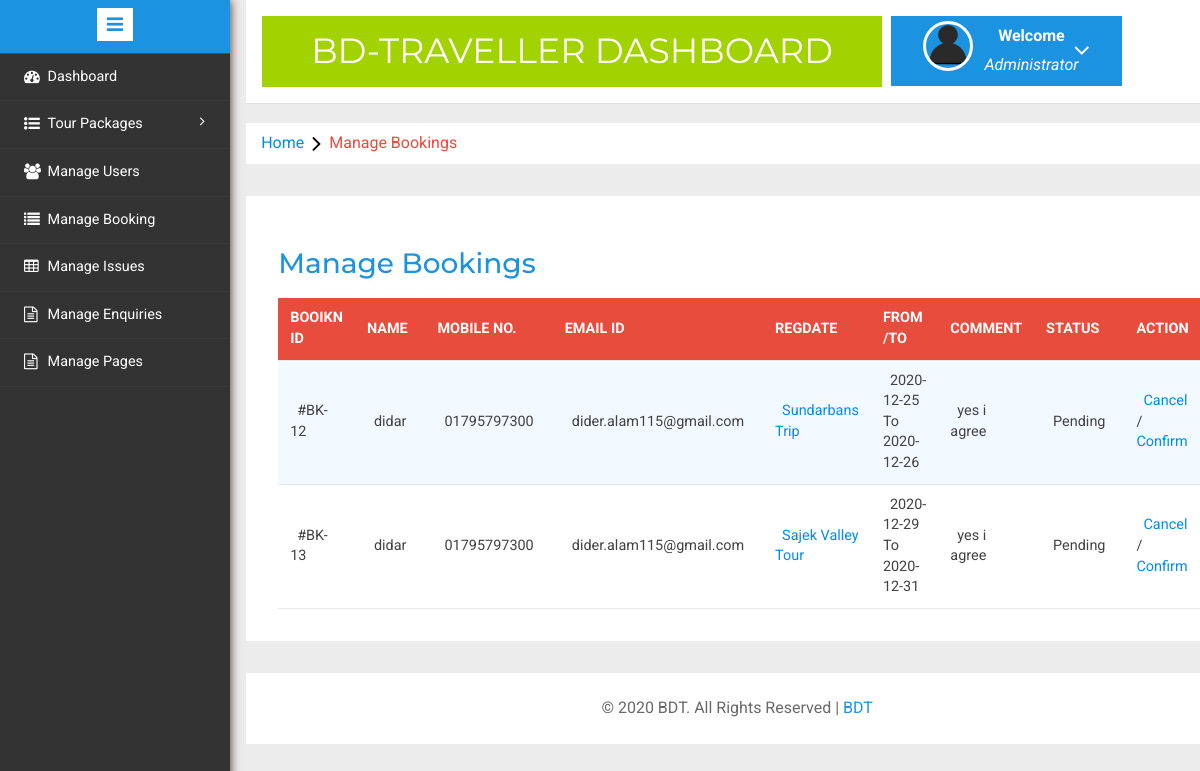
/admin/manage-bookings.php (signed in), run on the app's committed database.
### tables this page shows
CREATE TABLE `tblusers` (
  `id` int(11) NOT NULL,
  `FullName` varchar(100) DEFAULT NULL,
  `MobileNumber` char(11) DEFAULT NULL,
  `EmailId` varchar(70) DEFAULT NULL,
  `Password` varchar(100) DEFAULT NULL,
  `RegDate` timestamp NULL DEFAULT current_timestamp(),
  `UpdationDate` timestamp NULL DEFAULT NULL ON UPDATE current_timestamp()
);

CREATE TABLE `tblbooking` (
  `BookingId` int(11) NOT NULL,
  `PackageId` int(11) DEFAULT NULL,
  `UserEmail` varchar(100) DEFAULT NULL,
  `FromDate` varchar(100) DEFAULT NULL,
  `ToDate` varchar(100) DEFAULT NULL,
  `Comment` mediumtext DEFAULT NULL,
  `RegDate` timestamp NULL DEFAULT current_timestamp(),
  `status` int(11) DEFAULT NULL,
  `CancelledBy` varchar(5) DEFAULT NULL,
  `UpdationDate` timestamp NULL DEFAULT NULL ON UPDATE current_timestamp()
);

CREATE TABLE `tbltourpackages` (
  `PackageId` int(11) NOT NULL,
  `PackageName` varchar(200) DEFAULT NULL,
  `PackageType` varchar(150) DEFAULT NULL,
  `PackageLocation` varchar(100) DEFAULT NULL,
  `PackagePrice` int(11) DEFAULT NULL,
  `PackageFetures` varchar(255) DEFAULT NULL,
  `PackageDetails` mediumtext DEFAULT NULL,
  `PackageImage` varchar(100) DEFAULT NULL,
  `Creationdate` timestamp NULL DEFAULT current_timestamp(),
  `UpdationDate` timestamp NULL DEFAULT NULL ON UPDATE current_timestamp()
);

### admin/manage-bookings.php (the view, shortened to what this page needs)
<?php
include('includes/config.php');
if(strlen($_SESSION['alogin'])==0)
	{
header('location:index.php');
}
else{
	?>
<!DOCTYPE HTML>
<html>
<head>
<link href="css/bootstrap.min.css" rel='stylesheet' type='text/css' />
<link href="css/style.css" rel='stylesheet' type='text/css' />
<link rel="stylesheet" href="css/morris.css" type="text/css"/>
<link href="css/font-awesome.css" rel="stylesheet">
<link rel="stylesheet" type="text/css" href="css/table-style.css" />
<link rel="stylesheet" type="text/css" href="css/basictable.css" />
<link rel="stylesheet" href="css/icon-font.min.css" type='text/css' />
</head>
<body>
   <div class="page-container">
<div class="left-content">
	   <div class="mother-grid-inner">
				<?php include('includes/header.php');?>
				</div>
<ol class="breadcrumb">
                <li class="breadcrumb-item"><a href="index.html">Home</a><i class="fa fa-angle-right"></i>Manage Bookings</li>
            </ol>
<div class="agile-grids">
				<div class="agile-tables">
					<div class="w3l-table-info">
					  <h2>Manage Bookings</h2>
					    <table id="table">
						<thead>
						  <tr>
						  <th>Booikn id</th>
							<th>Name</th>
							<th>Mobile No.</th>
							<th>Email Id</th>
							<th>RegDate </th>
							<th>From /To </th>
							<th>Comment </th>
							<th>Status </th>
							<th>Action </th>
						  </tr>
						</thead>
						<tbody>
<?php $sql = "SELECT tblbooking.BookingId as bookid,tblusers.FullName as fname,tblusers.MobileNumber as mnumber,tblusers.EmailId as email,tbltourpackages.PackageName as pckname,tblbooking.PackageId as pid,tblbooking.FromDate as fdate,tblbooking.ToDate as tdate,tblbooking.Comment as comment,tblbooking.status as status,tblbooking.CancelledBy as cancelby,tblbooking.UpdationDate as upddate from tblusers join  tblbooking on  tblbooking.UserEmail=tblusers.EmailId join tbltourpackages on tbltourpackages.PackageId=tblbooking.PackageId";
$query = $dbh -> prepare($sql);
$query->execute();
$results=$query->fetchAll(PDO::FETCH_OBJ);
$cnt=1;
if($query->rowCount() > 0)
{
foreach($results as $result)
{				?>
						  <tr>
							<td>#BK-<?php echo htmlentities($result->bookid);?></td>
							<td><?php echo htmlentities($result->fname);?></td>
							<td><?php echo htmlentities($result->mnumber);?></td>
							<td><?php echo htmlentities($result->email);?></td>
							<td><a href="update-package.php?pid=<?php echo htmlentities($result->pid);?>"><?php echo htmlentities($result->pckname);?></a></td>
							<td><?php echo htmlentities($result->fdate);?> To <?php echo htmlentities($result->tdate);?></td>
								<td><?php echo htmlentities($result->comment);?></td>
								<td><?php if($result->status==0)
{
echo "Pending";
}
?></td>
<?php if($result->status==2)
{
	?><td>Cancelled</td>
<?php } else {?>
<td><a href="manage-bookings.php?bkid=<?php echo htmlentities($result->bookid);?>" onclick="return confirm('Do you really want to cancel booking')" >Cancel</a> / <a href="manage-bookings.php?bckid=<?php echo htmlentities($result->bookid);?>" onclick="return confirm('Do you really want to cancel booking')" >Confirm</a></td>
<?php }?>
						  </tr>
						 <?php $cnt=$cnt+1;} }?>
						</tbody>
					  </table>
					</div>
			</div>
<?php include('includes/footer.php');?>
</div>
</div>
						<?php include('includes/sidebarmenu.php');?>
							</div>
</body>
</html>
<?php } ?>

### admin/css/table-style.css (style rules this page uses)
table { background: white; border-collapse: collapse; margin: 1.25em 0 0; width: 100%; }
table tr, table th, table td { border: none; border-bottom: 1px solid #e8e8e8; font-size: .95em; }
table th, table td { padding: 10px 12px; text-align: left; }
table th { background: #e74c3c; color: #fff; text-transform: uppercase; }
table tr td { background: #f3faff; color: #424242; }
table tr:nth-of-type(2n+2) td { background: #ffffff; }
table { width: 100%; }

### data on the page
tblusers: tblbooking.BookingId "12", FullName "didar", MobileNumber "01795797300", EmailId "dider.alam115@gmail.com", tbltourpackages.PackageName "Sundarbans Trip", tblbooking.FromDate "2020-12-25", tblbooking.ToDate "2020-12-26", tblbooking.Comment "yes i agree", tblbooking.BookingId "13", tbltourpackages.PackageName "Sajek Valley Tour", tblbooking.FromDate "2020-12-29", tblbooking.ToDate "2020-12-31"
